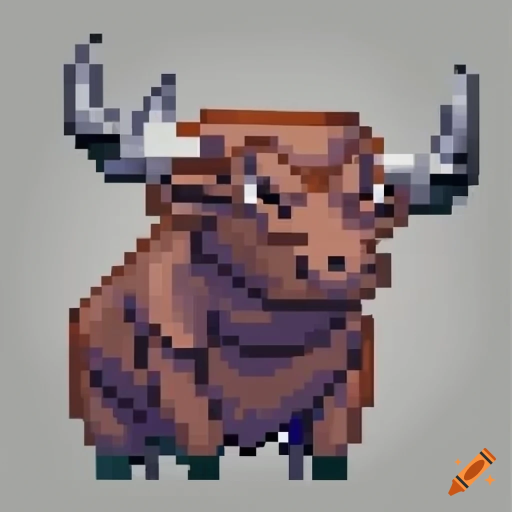
#> input picture data/images/bull.png, 1024 x 1024 px, found by its file name (shown at 1/2 size); its folder holds only this picture in this run
$ python quantumfrqi.py
#> lines starting #> are read from the running program, lines starting #| are printed output that depends on the picture
### frqi/image_utils.py
from PIL import Image
import numpy as np

def image_height(image):
    width, height = image.size
    return height

def image_width(image):
    width, height = image.size
    return width

def is_square(image):
    width, height = image.size
    return height == width

# [42 lines left out: functions expand_image, remove_padding, not called in this run]

def prepare_dimensions(input_image_path, output_image_path, new_size):
    original_image = Image.open(input_image_path)
    resized_image = original_image.resize(new_size)
    bw_image = resized_image.convert("L")  # Convert to black and white
    bw_image.save(output_image_path)

### frqi/quantum_functions.py
#quantum_functions.py

from qiskit import QuantumCircuit, QuantumRegister, ClassicalRegister, Aer, execute
from qiskit.circuit.library.standard_gates import RYGate, RYYGate
import numpy as np
import math
import pandas as pd
import matplotlib.pyplot as plt
from .data_management import convert_to_image

def num_qubit_finder(height, width):
    pix_upper = max(height, width)
    x = math.log2(pix_upper)
    x = math.ceil(x)
    num_qubit = 1
    while math.pow(2, num_qubit) < 2**x*2**x*2:
        num_qubit = num_qubit + 1
    return num_qubit

def hadamard(circ, n):
    for i in n:
        circ.h(i)

# [38 lines left out: functions change, binary, cnri, frqi, not called in this run]

def make_circ(num_qubit, dataset):
    img_side = math.sqrt(math.pow(2, num_qubit-1))
    img_side = int(img_side)
    # Read the Excel file
    dataset = pd.read_excel(dataset)
    # Reshape the array
    images = dataset.to_numpy()[0,:].reshape(1,img_side,img_side)
    pixel_values = images.reshape(1, img_side*img_side)
    plt.imshow(images[0,:], cmap='gray')
    normalized_pixels = pixel_values/255.0
    qr = QuantumRegister(num_qubit, 'q')
    cr = ClassicalRegister(num_qubit,'c')

    qc = QuantumCircuit(qr,cr)
    angles = np.arcsin(normalized_pixels[0])

    frqi(qc, list(range(num_qubit-1)), num_qubit-1, angles)

    #qc.draw(output='mpl', style="clifford")
    #plt.show()
    print(qc.draw(output='text'))
    return qc

# [23 lines left out: function decode, not called in this run]

### frqi/data_management.py
from .image_utils import expand_image, is_square, image_width, image_height, is_square
import openpyxl
import pandas as pd
from PIL import Image
import numpy as np
from sklearn.metrics import mean_squared_error
from skimage.metrics import structural_similarity as ssim

def data_preparation(image, excel_file_path):
    image = image.convert("L")

    height = image_height(image)
    width = image_width(image)

    wb = openpyxl.Workbook()
    ws = wb.active
    for y in range(height):
        for x in range(width):
            # Get pixval
            pixel_value = image.getpixel((x, y))
            ws.cell(row=2, column=y*width+x+1, value=pixel_value)

    # Save the Excel workbook
    wb.save(excel_file_path)
    wb.close()
    print("Excel file created successfully.")
    return(excel_file_path)

# [22 lines left out: functions convert_to_image, calculate_mse, calculate_ssim, not called in this run]

### frqi/quantumfrqi.py
from .image_utils import prepare_dimensions, expand_image, is_square, image_width, image_height, remove_padding
from .quantum_functions import hadamard, change, binary, cnri, frqi, make_circ, decode, num_qubit_finder
from .data_management import data_preparation, calculate_mse, calculate_ssim, convert_to_image
from qiskit import Aer, execute
from qiskit.tools.visualization import plot_histogram
from PIL import Image
import numpy as np
import sys, math
import time
import matplotlib.pyplot as plt
import csv

def processimage(image_name, num_shots=1024*1024, side_dimension=16):
    print(f"Processing image at {image_name} with {num_shots} shots...")
    IMAGE_NAME = image_name
    SIZE = (side_dimension, side_dimension)
    prepare_dimensions(f"./data/images/{IMAGE_NAME}.png", f"./data/images/{IMAGE_NAME}{side_dimension}.png", SIZE)
#> in prepare_dimensions, original_image is the input picture: PIL image 1024x1024 RGB; mean R, G, B 141.3, 129.6, 130.7
#> in prepare_dimensions, `resized_image = original_image.resize(new_size)`:
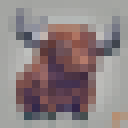
#> resized_image: PIL image 16x16 RGB (shown 8 times larger); mean R, G, B 141.4, 129.6, 130.7
#> in prepare_dimensions, `bw_image = resized_image.convert("L")`:
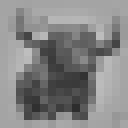
#> bw_image: PIL image 16x16 L (shown 8 times larger); min 45, max 190, mean 133.2
    IMAGE_NAME = IMAGE_NAME+str(side_dimension)
    image_path = f"./data/images/{IMAGE_NAME}.png"
    image = Image.open(image_path)
    og_width = image_width(image)
#> og_width = 16
    og_height = image_height(image)
#> og_height = 16
    side_len = max(og_height, og_width)
#> side_len = 16
    if side_len < 2:
        print("Image too small: Minimum 2x2 image required")
        sys.exit()
    num_qubit = num_qubit_finder(og_height, og_width)
#> in num_qubit_finder, `x = math.log2(pix_upper)`: x = 4
#> the loop in num_qubit_finder, `while math.pow(2, num_qubit) < 2**x*2**x*2:` made 8 passes
#> after the loop in num_qubit_finder, `while math.pow(2, num_qubit) < 2**x*2**x*2:`: num_qubit = 9
#> num_qubit = 9
    print(num_qubit)
#| 9

    if not is_square(image) or int(np.sqrt((2**num_qubit)/2)) != side_len:
        print("The image is not a square")
        image = expand_image(image, int(np.sqrt((2**num_qubit)/2)))
    image_array = np.array(image)
    plt.imshow(image_array, cmap='gray', vmin=0, vmax=255)
    plt.title(f"{IMAGE_NAME} Original")
    plt.show()

    data_preparation(image, f"./data/sheets/{IMAGE_NAME}.xlsx")
#> in data_preparation, `height = image_height(image)`: height = 16

    start_time = time.time()
    qc = make_circ(num_qubit, f"./data/sheets/{IMAGE_NAME}.xlsx")
    make_circ_time = time.time() - start_time

    plt.show()
    print("here")
    qc.measure(list(range(num_qubit)), list(range(num_qubit)))

    backend_sim = Aer.get_backend('qasm_simulator')
    #num_shots = 1024*1024  # Or any other number appropriate for your hardware

    start_time = time.time()
    result = execute(qc, backend_sim, shots=num_shots).result()
    execute_time = time.time() - start_time

    print("PRINTING RESULT COUNT")
    print(result.get_counts(qc))

    print("DISPLAYING IMAGE")
    output_file_path = f"./data/output/decoded_{IMAGE_NAME}.png"
    decode(result.get_counts(qc), num_qubit, output_file_path)

    original_image = np.array(Image.open(image_path).convert('L'))
    decoded_image = np.array(Image.open(output_file_path).convert('L'))

    if original_image.shape != decoded_image.shape:
        decoded_image = remove_padding(original_image, decoded_image)

    mse_value = calculate_mse(original_image, decoded_image)
    print("Mean Squared Error:", mse_value)

    ssim_value = None
    if og_height > 6 and og_width > 6:
        ssim_value = calculate_ssim(original_image, decoded_image)
    print("Structural Similarity Index:", ssim_value)

    with open('./data/logs/execution_log.csv', 'a', newline='') as file:
        writer = csv.writer(file)
        writer.writerow([num_qubit, og_height, og_width,
                         ((2**num_qubit)/2) - (og_height * og_width), make_circ_time,
                         time.time() - start_time, execute_time,
                         make_circ_time + (time.time() - start_time) + execute_time,
                         mse_value, ssim_value, num_shots])
    plot_histogram(result.get_counts(qc), figsize=(20, 7))
    plt.show()

if __name__ == "__main__":
    processimage('bull', 1024*1024, 16)
#> (the call stopped at in make_circ, `qr = QuantumRegister(num_qubit, 'q')`: qiskit is not available in this run)
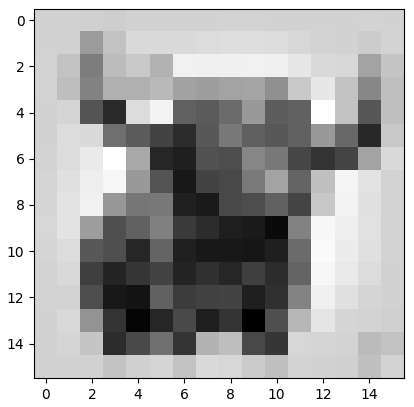
#> figure drawn by matplotlib, 1 panel
